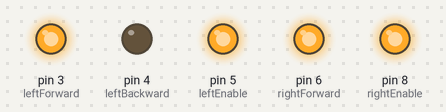
The sketch below on a simulated Arduino Uno, built with avr-gcc and run on an emulated ATmega328P. Parts: output pins drawn as LEDs (lit = HIGH). At 11.0 s the program stops and its outputs stay as they are.

Above: at 0.1 s.
At 10.1 s:
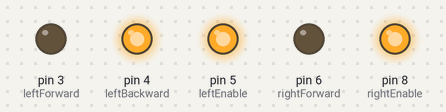
At 11.1 s:
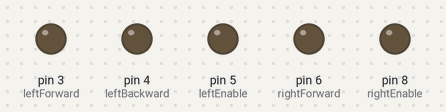
Timing chart, 0 to 12.5 s (numbered marks = the images above):
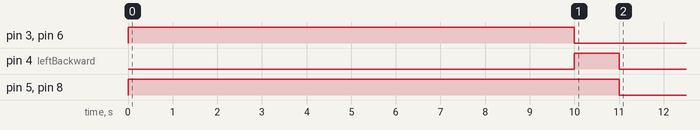

Measured:
- by itself, pin 3 (leftForward), pin 6 (rightForward): LOW → HIGH at 0.00 s, → LOW 10.0 s later
- by itself, pin 4 (leftBackward): LOW → HIGH at 10.0 s, → LOW 1.0 s later
- by itself, pin 5 (leftEnable), pin 8 (rightEnable): LOW → HIGH at 0.00 s, → LOW 11.0 s later

The sketch:

Story_3.ino
```cpp
unsigned int const leftEnable = 5;
unsigned int const leftForward = 3;
unsigned int const leftBackward = 4;
unsigned int const rightEnable = 8;
unsigned int const rightForward = 6;
unsigned int const rightBackward = 7;

void setup()
{
  pinMode(leftEnable, OUTPUT);
  pinMode(leftForward, OUTPUT);
  pinMode(leftBackward, OUTPUT);
  pinMode(rightEnable, OUTPUT);
  pinMode(rightForward, OUTPUT);
  pinMode(leftBackward, OUTPUT);
}

void loop()
{
  digitalWrite(leftEnable, HIGH);
  digitalWrite(leftForward, HIGH);
  digitalWrite(rightEnable, HIGH);
  digitalWrite(rightForward, HIGH);
  delay(10000);
  digitalWrite(leftBackward, HIGH);
  digitalWrite(leftForward, LOW);
  digitalWrite(rightBackward, HIGH);
  digitalWrite(rightForward, LOW);
  delay(1000);
  digitalWrite(leftBackward, LOW);
  digitalWrite(rightBackward, LOW);
  digitalWrite(leftEnable, LOW);
  digitalWrite(rightEnable, LOW);
  while (1) {}
}
```
